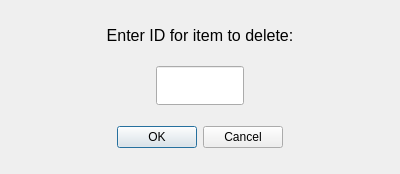
<?xml version="1.0" encoding="UTF-8"?>
<ui version="4.0">
 <class>DeleteDialog</class>
 <widget class="QDialog" name="DeleteDialog">
  <property name="geometry">
   <rect>
    <x>0</x>
    <y>0</y>
    <width>400</width>
    <height>174</height>
   </rect>
  </property>
  <property name="windowTitle">
   <string>Dialog</string>
  </property>
  <layout class="QVBoxLayout" name="verticalLayout">
   <item>
    <spacer name="verticalSpacer_2">
     <property name="orientation">
      <enum>Qt::Vertical</enum>
     </property>
     <property name="sizeHint" stdset="0">
      <size>
       <width>20</width>
       <height>40</height>
      </size>
     </property>
    </spacer>
   </item>
   <item>
    <widget class="QLabel" name="label">
     <property name="font">
      <font>
       <pointsize>12</pointsize>
      </font>
     </property>
     <property name="layoutDirection">
      <enum>Qt::LeftToRight</enum>
     </property>
     <property name="text">
      <string>Enter ID for item to delete:</string>
     </property>
     <property name="alignment">
      <set>Qt::AlignCenter</set>
     </property>
     <property name="wordWrap">
      <bool>false</bool>
     </property>
    </widget>
   </item>
   <item>
    <spacer name="verticalSpacer_4">
     <property name="orientation">
      <enum>Qt::Vertical</enum>
     </property>
     <property name="sizeHint" stdset="0">
      <size>
       <width>20</width>
       <height>40</height>
      </size>
     </property>
    </spacer>
   </item>
   <item>
    <layout class="QHBoxLayout" name="horizontalLayout">
     <item>
      <spacer name="horizontalSpacer_3">
       <property name="orientation">
        <enum>Qt::Horizontal</enum>
       </property>
       <property name="sizeHint" stdset="0">
        <size>
         <width>300</width>
         <height>20</height>
        </size>
       </property>
      </spacer>
     </item>
     <item>
      <widget class="QLineEdit" name="lineEdit">
       <property name="font">
        <font>
         <pointsize>20</pointsize>
        </font>
       </property>
       <property name="text">
        <string/>
       </property>
       <property name="alignment">
        <set>Qt::AlignCenter</set>
       </property>
      </widget>
     </item>
     <item>
      <spacer name="horizontalSpacer_4">
       <property name="orientation">
        <enum>Qt::Horizontal</enum>
       </property>
       <property name="sizeHint" stdset="0">
        <size>
         <width>300</width>
         <height>20</height>
        </size>
       </property>
      </spacer>
     </item>
    </layout>
   </item>
   <item>
    <spacer name="verticalSpacer_3">
     <property name="orientation">
      <enum>Qt::Vertical</enum>
     </property>
     <property name="sizeHint" stdset="0">
      <size>
       <width>20</width>
       <height>40</height>
      </size>
     </property>
    </spacer>
   </item>
   <item>
    <widget class="QDialogButtonBox" name="buttonBox">
     <property name="orientation">
      <enum>Qt::Horizontal</enum>
     </property>
     <property name="standardButtons">
      <set>QDialogButtonBox::Cancel|QDialogButtonBox::Ok</set>
     </property>
     <property name="centerButtons">
      <bool>true</bool>
     </property>
    </widget>
   </item>
   <item>
    <spacer name="verticalSpacer">
     <property name="orientation">
      <enum>Qt::Vertical</enum>
     </property>
     <property name="sizeHint" stdset="0">
      <size>
       <width>20</width>
       <height>40</height>
      </size>
     </property>
    </spacer>
   </item>
  </layout>
 </widget>
 <resources/>
 <connections>
  <connection>
   <sender>buttonBox</sender>
   <signal>accepted()</signal>
   <receiver>DeleteDialog</receiver>
   <slot>accept()</slot>
   <hints>
    <hint type="sourcelabel">
     <x>248</x>
     <y>254</y>
    </hint>
    <hint type="destinationlabel">
     <x>157</x>
     <y>274</y>
    </hint>
   </hints>
  </connection>
  <connection>
   <sender>buttonBox</sender>
   <signal>rejected()</signal>
   <receiver>DeleteDialog</receiver>
   <slot>reject()</slot>
   <hints>
    <hint type="sourcelabel">
     <x>316</x>
     <y>260</y>
    </hint>
    <hint type="destinationlabel">
     <x>286</x>
     <y>274</y>
    </hint>
   </hints>
  </connection>
 </connections>
</ui>
